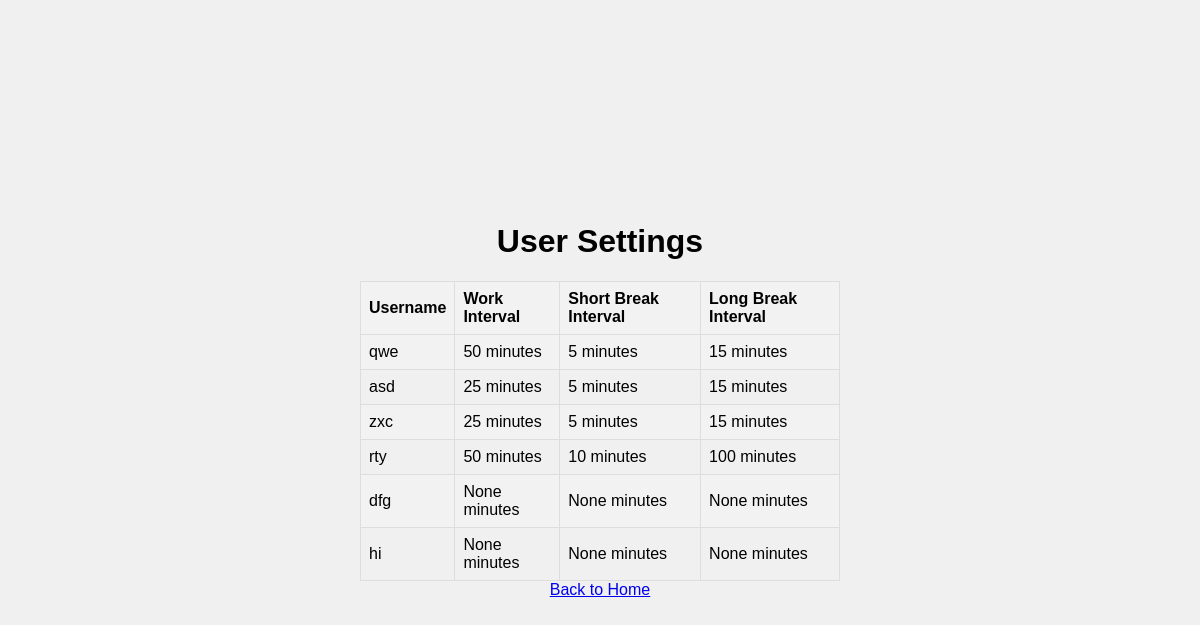
/display_user_settings, run on the app's committed database.
### app/models.py (models this page shows)
class PomodoroSettings(db.Model):
    __tablename__ = 'PomodoroSettings'
    SettingID = db.Column(db.Integer, primary_key=True, autoincrement=True)
    UserID = db.Column(db.Integer, db.ForeignKey('users.userid'))
    WorkInterval = db.Column(db.Integer, default=25)
    ShortBreakInterval = db.Column(db.Integer, default=5)
    LongBreakInterval = db.Column(db.Integer, default=15)

class User(db.Model):
    __tablename__ = 'users'
    userid = db.Column(db.Integer, primary_key=True, autoincrement=True)
    username = db.Column(db.Text, unique=True, nullable=False)
    password = db.Column(db.Text, nullable=False)
    email = db.Column(db.Text, unique=True, nullable=False)

### app/routes.py (the view)
@routes.route('/display_user_settings')
def display_user_settings():
    user_settings = []
    view_data = db.session.execute(text("SELECT username, WorkInterval, ShortBreakInterval, LongBreakInterval FROM UserSettingsView;"))
    for row in view_data.fetchall():
        user_settings.append({
            'username': row[0],
            'WorkInterval': row[1],
            'ShortBreakInterval': row[2],
            'LongBreakInterval': row[3]
        })
    return render_template('user_settings.html', user_settings=user_settings)

### app/templates/user_settings.html (shortened to what this page needs)
<!doctype html>
<html>
<head>
    <link rel="stylesheet" href="{{ url_for('static', filename='styles.css') }}">
</head>
<body>
    <h1>User Settings</h1>
    <table>
        <tr>
            <th>Username</th>
            <th>Work Interval</th>
            <th>Short Break Interval</th>
            <th>Long Break Interval</th>
        </tr>
        {% for settings in user_settings %}
        <tr>
            <td>{{ settings.username }}</td>
            <td>{{ settings.WorkInterval }} minutes</td>
            <td>{{ settings.ShortBreakInterval }} minutes</td>
            <td>{{ settings.LongBreakInterval }} minutes</td>
        </tr>
        {% endfor %}
    </table>
    <a href="/">Back to Home</a>
</body>
</html>

### app/static/styles.css (style rules this page uses)
body { font-family: Arial, sans-serif; margin: 0; padding: 0; display: flex; flex-direction: column; justify-content: center; align-items: center; height: 100vh; background-color: #f0f0f0; }
table { border-collapse: collapse; width: 40%; border: 1px solid #ddd; }
table th, table td { border: 1px solid #ddd; padding: 8px; text-align: left; }
table th { background-color: #f2f2f2; }
table tr:nth-child(even) { background-color: #f2f2f2; }

### data on the page
PomodoroSettings: username "qwe", WorkInterval "50", ShortBreakInterval "5", LongBreakInterval "15"
User: username "asd", WorkInterval "25", ShortBreakInterval "5", LongBreakInterval "15"
User: username "zxc", WorkInterval "25", ShortBreakInterval "5", LongBreakInterval "15"
PomodoroSettings: username "rty", WorkInterval "50", ShortBreakInterval "10", LongBreakInterval "100"
User: username "dfg", WorkInterval "None", ShortBreakInterval "None", LongBreakInterval "None"
User: username "hi", WorkInterval "None", ShortBreakInterval "None", LongBreakInterval "None"
